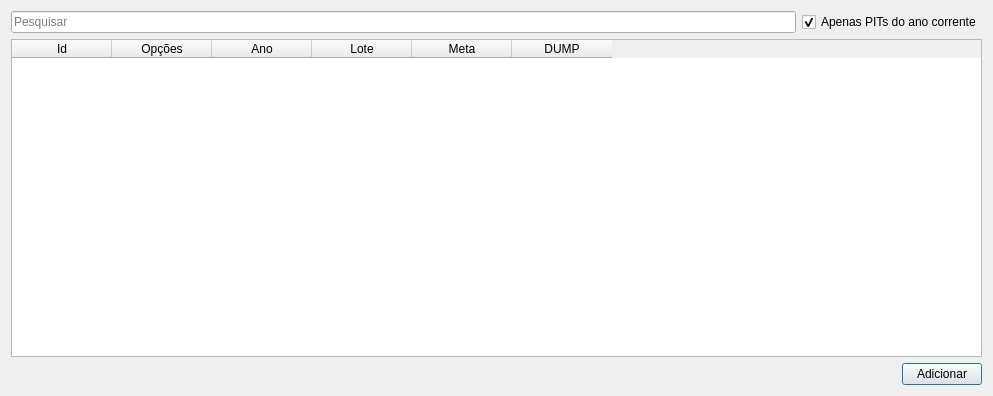
<?xml version="1.0" encoding="UTF-8"?>
<ui version="4.0">
 <class>Dialog</class>
 <widget class="QDialog" name="Dialog">
  <property name="geometry">
   <rect>
    <x>0</x>
    <y>0</y>
    <width>993</width>
    <height>396</height>
   </rect>
  </property>
  <property name="windowTitle">
   <string>Gerenciar PIT</string>
  </property>
  <layout class="QGridLayout" name="gridLayout">
   <item row="0" column="0">
    <layout class="QHBoxLayout" name="horizontalLayout_2">
     <item>
      <widget class="QLineEdit" name="searchLe">
       <property name="placeholderText">
        <string>Pesquisar</string>
       </property>
      </widget>
     </item>
     <item>
      <widget class="QCheckBox" name="currentYearCheckBox">
       <property name="text">
        <string>Apenas PITs do ano corrente</string>
       </property>
       <property name="checked">
        <bool>true</bool>
       </property>
      </widget>
     </item>
    </layout>
   </item>
   <item row="1" column="0">
    <widget class="QTableWidget" name="tableWidget">
     <column>
      <property name="text">
       <string>Id</string>
      </property>
     </column>
     <column>
      <property name="text">
       <string>Opções</string>
      </property>
     </column>
     <column>
      <property name="text">
       <string>Ano</string>
      </property>
     </column>
     <column>
      <property name="text">
       <string>Lote</string>
      </property>
     </column>
     <column>
      <property name="text">
       <string>Meta</string>
      </property>
     </column>
     <column>
      <property name="text">
       <string>DUMP</string>
      </property>
     </column>
    </widget>
   </item>
   <item row="2" column="0">
    <layout class="QHBoxLayout" name="horizontalLayout">
     <item>
      <spacer name="horizontalSpacer">
       <property name="orientation">
        <enum>Qt::Horizontal</enum>
       </property>
       <property name="sizeHint" stdset="0">
        <size>
         <width>40</width>
         <height>20</height>
        </size>
       </property>
      </spacer>
     </item>
     <item>
      <widget class="QPushButton" name="addFormBtn">
       <property name="text">
        <string>Adicionar</string>
       </property>
      </widget>
     </item>
    </layout>
   </item>
  </layout>
 </widget>
 <resources/>
 <connections/>
</ui>
